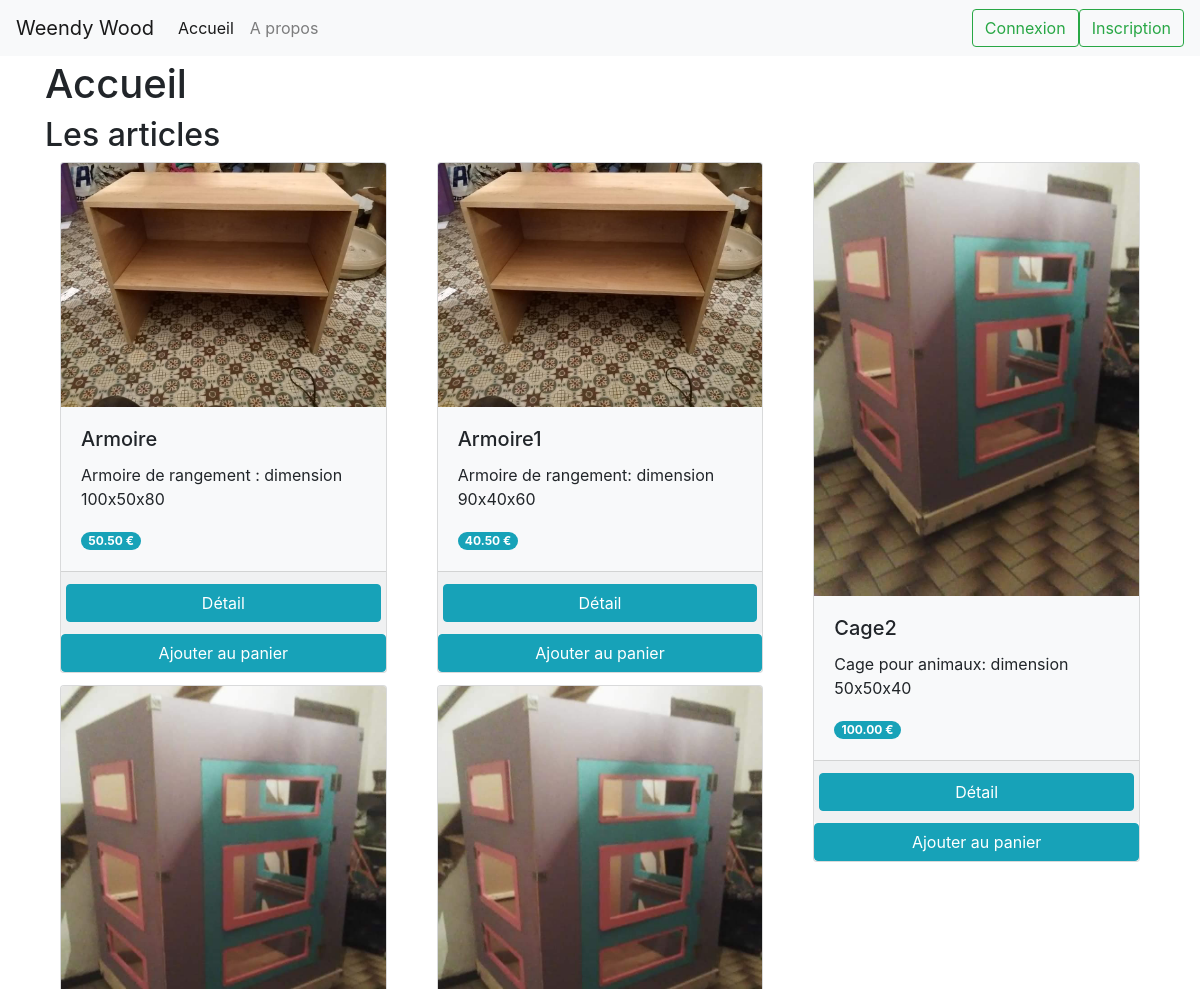
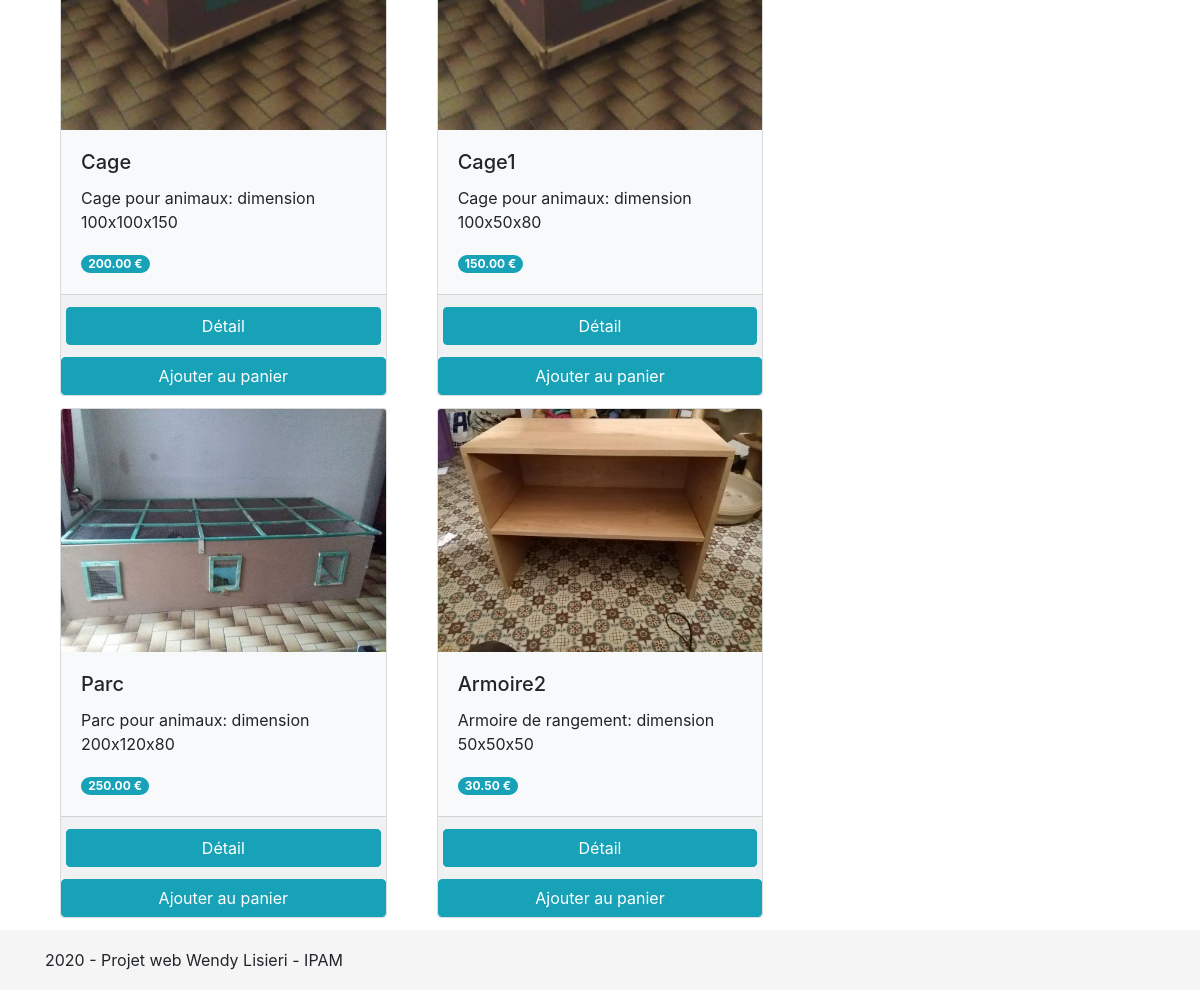
The page / on the database its author committed (2 pictures, top to bottom).
### tables this page shows
CREATE TABLE articles (idArticle INT PRIMARY KEY AUTO_INCREMENT, urlArticle VARCHAR(255) UNIQUE, nomArticle VARCHAR(255), prixArticle NUMERIC (10,2), descriptionArticle VARCHAR(500), nomImageArticle VARCHAR(255), isActive INT);

### controllers/welcome.php (called while the page is built)
<?php
require 'models/article.php';
$articles = getArticles();
include 'views/welcome.php';
?>

### models/article.php (called while the page is built, shortened)
<?php
function getArticles() {
    $db = getDb();
    $reponse = $db->query('SELECT * FROM articles');
    $donnees = $reponse->fetchAll();
    return $donnees;
}
?>

### views/articleWelcome.php (the view, shortened to what this page needs)
<?php if ($article['isActive'] == 1):?>
	<div class="container">
		<div class="card bg-light">
			<form method="post" action="article">
				<img class="card-img-top" src="/images/<?=$article['nomImageArticle']?>" alt="Card image cap">
				<div class="card-body">
					<h5 class="card-title"><?=$article['nomArticle']?></h5>
					<p class="card-text"><?=str_replace("_"," ", $article['descriptionArticle'])?></p>
					<span class="badge badge-pill badge-info"><?=$article['prixArticle']?> €</span>
				</div>
				<div class="card-footer container">
					<div class="row">
							<button class="col btn btn-info add_cart" type="submit">Détail</button>
					</div>
				</div>
			</form>
				<form method="post" action="panierAjouter">
					<button class="col btn btn-info add_cart">Ajouter au panier</button>
				</form>
		</div>
	</div>
<?php endif ?>

### views/welcome.php (shortened to what this page needs)
<h2>Les articles</h2>
<div class="card-columns">
    <?php foreach($articles as $article):?>
        <?php include 'articleWelcome.php';?>
    <?php endforeach;?>
</div>
<?php
$title = 'Accueil';
$content = ob_get_clean();
include 'includes/layout.php';
?>

### index.php (shortened to what this page needs)
<?php
$file = 'controllers/'.REQ_TYPE.'.php';
if(file_exists($file)){
    require $file;
    exit();
}
else {
    require 'controllers/404.php';
    exit();
}
?>

### views/includes/layout.php (shortened to what this page needs)
<!DOCTYPE html>
<html>
    <head>
        <link rel="stylesheet" href="https://maxcdn.bootstrapcdn.com/bootstrap/4.0.0/css/bootstrap.min.css">
        <link href="/css/sticky-footer-navbar.css" rel="stylesheet" type="text/css"></link>
    </head>
    <body>
        <?php include 'header.php' ?>
        <?php include 'content.php' ?>
        <?php include 'footer.php' ?>
    </body>
</html>

### views/includes/header.php (shortened to what this page needs)
<header class="navbar navbar-expand-lg navbar-light bg-light fixed-top">
	<a class="navbar-brand" href="/welcome">Weendy Wood</a>
	<div class="collapse navbar-collapse" id="navbarSupportedContent">
		<ul class="navbar-nav mr-auto">
			<li class="nav-item <?php if($title =='Accueil'){echo 'active';}?>">
				<a class="nav-link" href="/welcome">Accueil <span class="sr-only">(current)</span></a>
			</li>
			<li class="nav-item <?php if($title =='A propos'){echo 'active';}?>">
				<a class="nav-link" href="about">A propos</a>
			</li>
		</ul>
		<?php if(empty($_SESSION['email'])):?>
			<a class="btn btn-outline-success" href="/formulaireConnexion">Connexion</a>
			<a class="btn btn-outline-success" href="/formulaireInscription">Inscription</a>
		<?php endif?>
	</div>
</header>

### views/includes/content.php (shortened to what this page needs)
<div class="container">
<h1><?= $title ?></h1>
<?= $content ?>
</div>

### views/includes/footer.php
<footer class="footer">
    <div class="container">
        2020 - Projet web Wendy Lisieri - IPAM
    </div>
</footer>

### css/sticky-footer-navbar.css (style rules this page uses)
html { position: relative; min-height: 100%; }
body { margin-bottom: 60px; }
.footer { position: absolute; bottom: 0; width: 100%; height: 60px; line-height: 60px; background-color: #f5f5f5; }
body > .container { padding: 60px 15px 0; }
.footer > .container { padding-right: 15px; padding-left: 15px; }

### rows shown on the page
articles: nomImageArticle (picture), nomArticle "Armoire", descriptionArticle "Armoire de rangement : dimension 100x50x80", prixArticle "50.50"
articles: nomImageArticle (picture), nomArticle "Cage", descriptionArticle "Cage pour animaux: dimension 100x100x150", prixArticle "200.00"
articles: nomImageArticle (picture), nomArticle "Parc", descriptionArticle "Parc pour animaux: dimension 200x120x80", prixArticle "250.00"
articles: nomImageArticle (picture), nomArticle "Armoire1", descriptionArticle "Armoire de rangement: dimension 90x40x60", prixArticle "40.50"
articles: nomImageArticle (picture), nomArticle "Cage1", descriptionArticle "Cage pour animaux: dimension 100x50x80", prixArticle "150.00"
articles: nomImageArticle (picture), nomArticle "Armoire2", descriptionArticle "Armoire de rangement: dimension 50x50x50", prixArticle "30.50"
articles: nomImageArticle (picture), nomArticle "Cage2", descriptionArticle "Cage pour animaux: dimension 50x50x40", prixArticle "100.00"

### other values the page prints
$title "Accueil"
